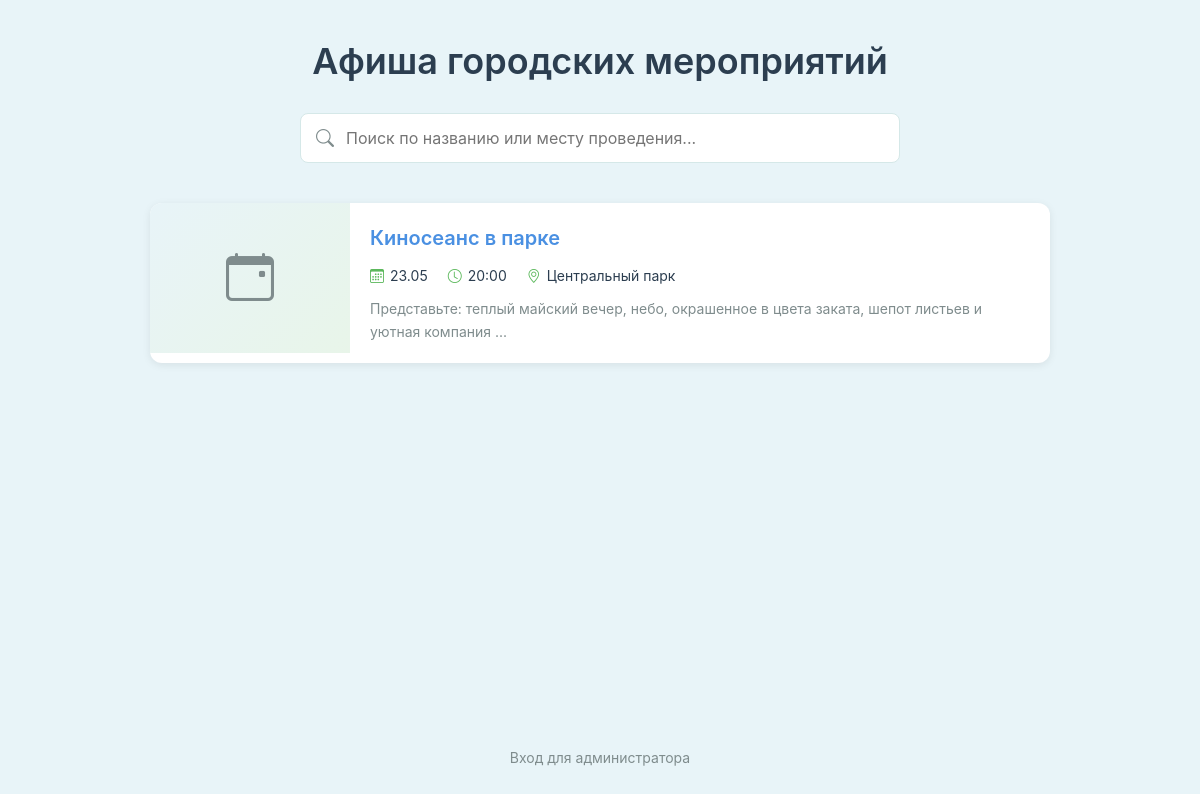
The page / on the database its author committed.
### events/models.py (models this page shows, shortened)
class Event(models.Model):
    title = models.CharField(
        max_length=200,
        verbose_name='Название мероприятия'
    )
    date = models.DateField(
        verbose_name='Дата проведения'
    )
    time = models.TimeField(
        verbose_name='Время начала',
        blank=True,
        null=True
    )
    location = models.CharField(
        max_length=200,
        verbose_name='Место проведения'
    )
    description = models.TextField(
        verbose_name='Описание мероприятия'
    )
    image_url = models.CharField(
        verbose_name='Ссылка на изображение',
        max_length=500,
        blank=True,
        null=True
    )
    is_active = models.BooleanField(
        verbose_name='Активно',
        default=True
    )
    created_at = models.DateTimeField(
        auto_now_add=True,
        verbose_name='Дата создания'
    )
    updated_at = models.DateTimeField(
        auto_now=True,
        verbose_name='Дата обновления'
    )
    class Meta:
        verbose_name = 'Мероприятие'
        verbose_name_plural = 'Мероприятия'
        ordering = ['date', 'time']
    @property
    def short_description(self):
        if len(self.description) > 100:
            return self.description[:100] + '...'
        return self.description

### events/views.py (the view)
# urls.py: path('', views.event_list, name='event_list'),
def event_list(request):
    now = timezone.now()
    now_date = now.date()
    now_time = now.time()
    all_active = list(Event.objects.filter(is_active=True).values('id', 'date', 'time'))
    events_to_deactivate = []
    for event_data in all_active:
        event_date = event_data['date']
        event_time = event_data['time']
        if event_date < now_date:
            events_to_deactivate.append(event_data['id'])
        elif event_date == now_date and event_time is not None:
            event_datetime = timezone.make_aware(
                datetime.combine(event_date, event_time)
            )
            if event_datetime <= now:
                events_to_deactivate.append(event_data['id'])
    if events_to_deactivate:
        Event.objects.filter(id__in=events_to_deactivate).update(is_active=False)
    events = Event.objects.filter(
        is_active=True
    ).exclude(
        date__lt=now_date
    ).exclude(
        date=now_date,
        time__isnull=False,
        time__lte=now_time
    ).order_by('date', 'time')
    return render(request, 'events/event_list.html', {'events': events})

### events/templates/events/event_list.html (shortened to what this page needs)
{% extends 'events/base.html' %}
{% block content %}
<div class="page-header">
    <h1 class="page-title">Афиша городских мероприятий</h1>
    <div class="search-container">
        <div class="search-wrapper">
            <i class="bi bi-search search-icon"></i>
            <input type="text"
                   id="searchInput"
                   class="search-input"
                   placeholder="Поиск по названию или месту проведения..."
                   onkeyup="filterEvents()">
        </div>
    </div>
</div>
<div class="events-container">
    {% for event in events %}
    <div class="event-card" data-event-title="{{ event.title|lower }}" data-event-location="{{ event.location|lower }}">
        <div class="event-card-body">
            <div class="event-image-container">
            </div>
            <div class="event-content">
                <a href="{% url 'event_detail' event.id %}" class="event-title">{{ event.title }}</a>
                <div class="event-meta">
                    <span class="event-meta-item">
                        <i class="bi bi-calendar3 event-meta-icon"></i>
                        {{ event.date|date:"d.m" }}
                    </span>
                    {% if event.time %}
                    <span class="event-meta-item">
                        <i class="bi bi-clock event-meta-icon"></i>
                        {{ event.time|time:"H:i" }}
                    </span>
                    {% endif %}
                    <span class="event-meta-item">
                        <i class="bi bi-geo-alt event-meta-icon"></i>
                        {{ event.location }}
                    </span>
                </div>
                <p class="event-description">{{ event.short_description }}</p>
            </div>
        </div>
    </div>
    {% empty %}
    <div class="no-events">
        В данный момент нет запланированных мероприятий.
    </div>
    {% endfor %}
</div>
{% endblock %}

### events/templates/events/base.html (style rules this page uses)
:root { --primary-blue: #4A90E2; --light-blue: #E8F4F8; --primary-green: #5CB85C; --light-green: #E8F5E9; --white: #FFFFFF; --text-dark: #2C3E50; --text-light: #7F8C8D; --border-color: #D5E8E8; }
body { font-family: -apple-system, BlinkMacSystemFont, 'Segoe UI', Roboto, 'Helvetica Neue', Arial, sans-serif; background-color: var(--light-blue); color: var(--text-dark); margin: 0; padding: 0; min-height: 100vh; }

### events/templates/events/event_list.html (style rules this page uses)
.page-header { text-align: center; margin-bottom: 40px; }
.page-title { font-size: 36px; font-weight: 600; color: var(--text-dark); margin-bottom: 30px; }
.search-container { max-width: 600px; margin: 0 auto 40px; }
.search-input { background-color: var(--white); border: 1px solid var(--border-color); border-radius: 8px; padding: 12px 16px 12px 45px; font-size: 16px; width: 100%; transition: border-color 0.3s, box-shadow 0.3s; }
.search-wrapper { position: relative; }
.search-icon { position: absolute; left: 16px; top: 50%; transform: translateY(-50%); color: var(--text-light); font-size: 18px; }
.events-container { max-width: 900px; margin: 0 auto; }
.event-card { background-color: var(--white); border-radius: 12px; border: none; box-shadow: 0 2px 8px rgba(0, 0, 0, 0.08); margin-bottom: 24px; overflow: hidden; transition: transform 0.3s, box-shadow 0.3s; }
.event-card-body { display: flex; padding: 0; }
.event-image-container { width: 200px; min-width: 200px; height: 150px; overflow: hidden; background-color: var(--light-blue); display: flex; align-items: center; justify-content: center; }
.event-content { flex: 1; padding: 20px; }
.event-title { font-size: 20px; font-weight: 600; color: var(--primary-blue); margin-bottom: 12px; text-decoration: none; display: block; }
.event-meta { display: flex; align-items: center; gap: 20px; margin-bottom: 12px; font-size: 14px; color: var(--text-dark); }
.event-meta-item { display: flex; align-items: center; gap: 6px; }
.event-meta-icon { color: var(--primary-green); }
.event-description { color: var(--text-light); font-size: 14px; line-height: 1.6; margin: 0; }

### rows shown on the page
Event: title "Киносеанс в парке", date "23.05", time "20:00", location "Центральный парк", short_description "Представьте: теплый майский вечер, небо, окрашенное в цвета заката, шепот листьев и уютная компания ..."
